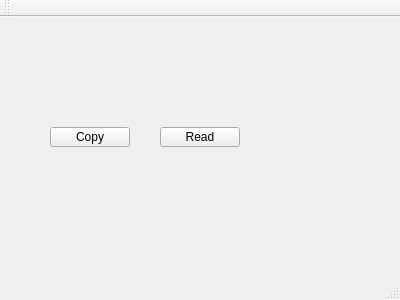
<?xml version="1.0" encoding="UTF-8"?>
<ui version="4.0">
 <class>MainWindow</class>
 <widget class="QMainWindow" name="MainWindow">
  <property name="geometry">
   <rect>
    <x>0</x>
    <y>0</y>
    <width>400</width>
    <height>300</height>
   </rect>
  </property>
  <property name="windowTitle">
   <string>MainWindow</string>
  </property>
  <widget class="QWidget" name="centralWidget">
   <widget class="QPushButton" name="btnCopyData">
    <property name="geometry">
     <rect>
      <x>50</x>
      <y>110</y>
      <width>80</width>
      <height>20</height>
     </rect>
    </property>
    <property name="text">
     <string>Copy</string>
    </property>
   </widget>
   <widget class="QPushButton" name="pushButton">
    <property name="geometry">
     <rect>
      <x>160</x>
      <y>110</y>
      <width>80</width>
      <height>20</height>
     </rect>
    </property>
    <property name="text">
     <string>Read</string>
    </property>
   </widget>
  </widget>
  <widget class="QMenuBar" name="menuBar">
   <property name="geometry">
    <rect>
     <x>0</x>
     <y>0</y>
     <width>400</width>
     <height>21</height>
    </rect>
   </property>
  </widget>
  <widget class="QToolBar" name="mainToolBar">
   <attribute name="toolBarArea">
    <enum>TopToolBarArea</enum>
   </attribute>
   <attribute name="toolBarBreak">
    <bool>false</bool>
   </attribute>
  </widget>
  <widget class="QStatusBar" name="statusBar"/>
 </widget>
 <layoutdefault spacing="6" margin="11"/>
 <resources/>
 <connections/>
</ui>
